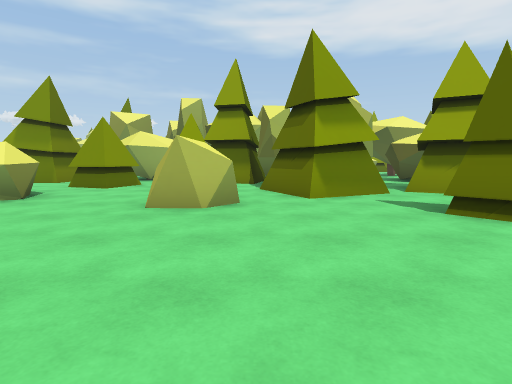
[1] (above)

24 first-person views from a walk through a scene from a Unity 3-D project. The camera is 1.3 m above the floor, tilts 6° down and sees 80° across. The floor is counted in squares, 2 m on a side. Each view is taken from the middle of a square. On the plan, view 1 faces up. The plan holds only what a view shows up to about 10 squares ahead; the rest is blank. The place goes on beyond the plan. The player character is not drawn.

[2]
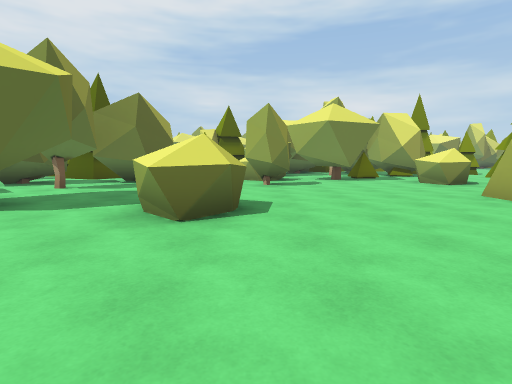

[3]
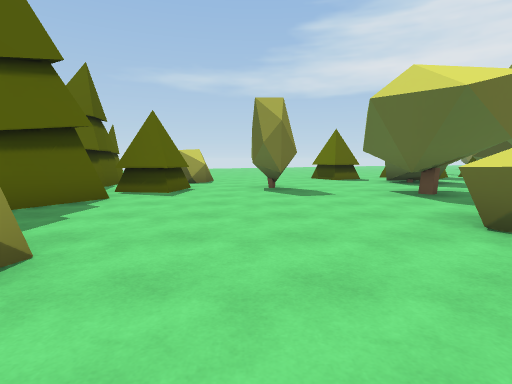

[4]
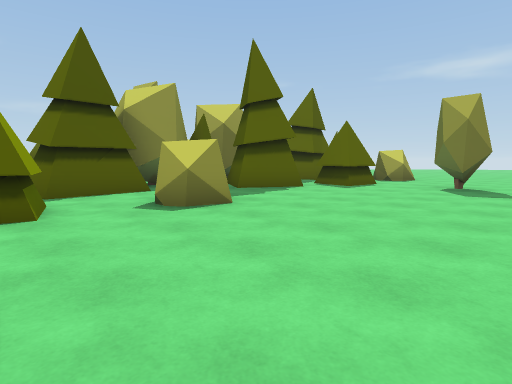

[5]
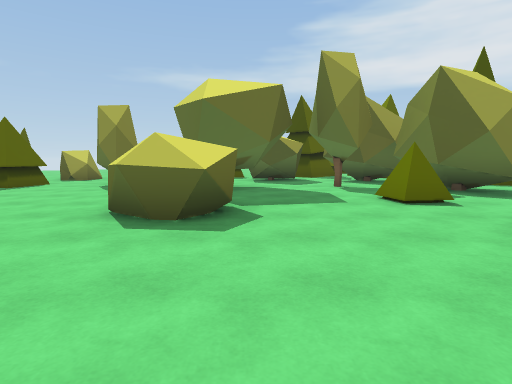

[6]
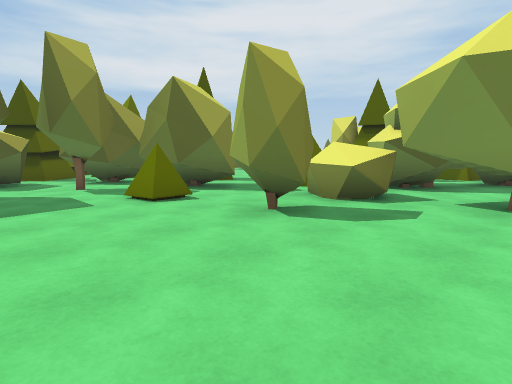

[7]
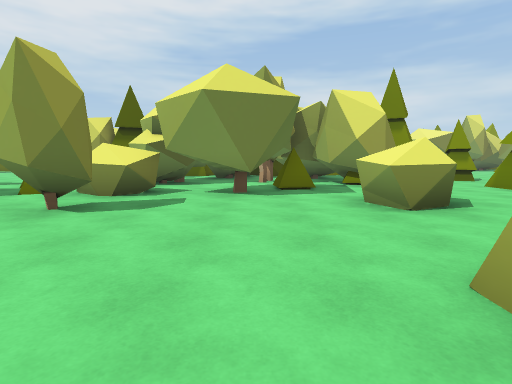

[8]
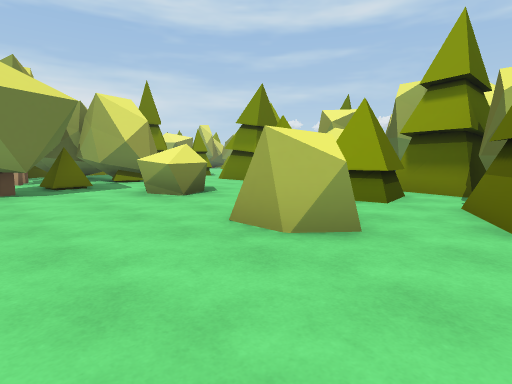

[9]
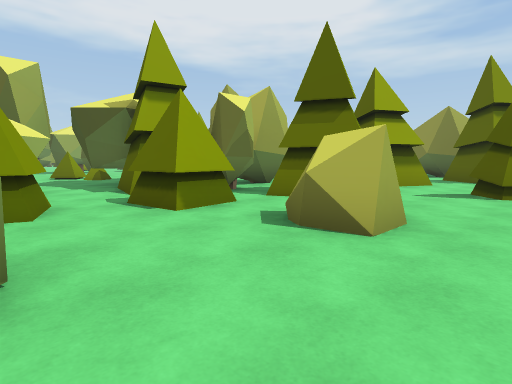

[10]
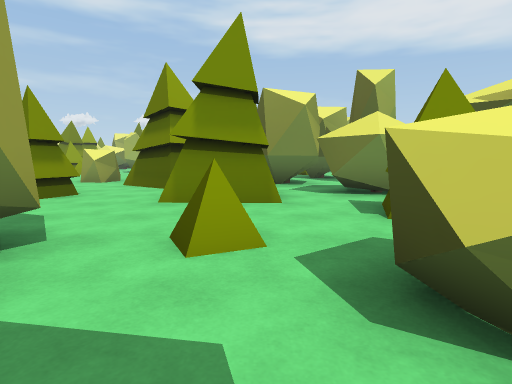

[11]
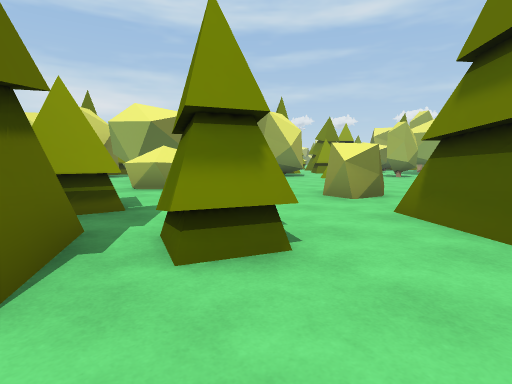

[12]
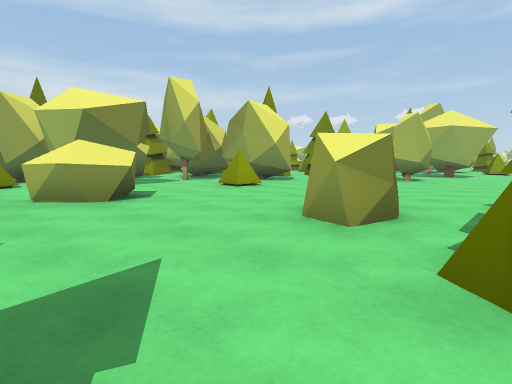

[13]
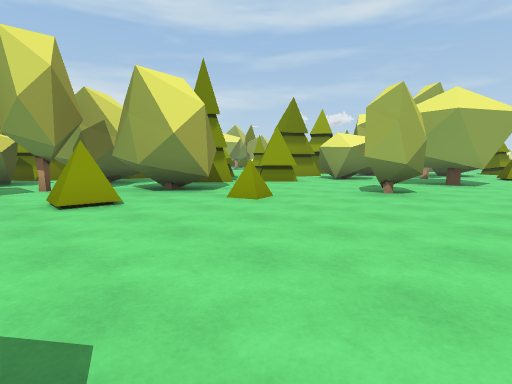

[14]
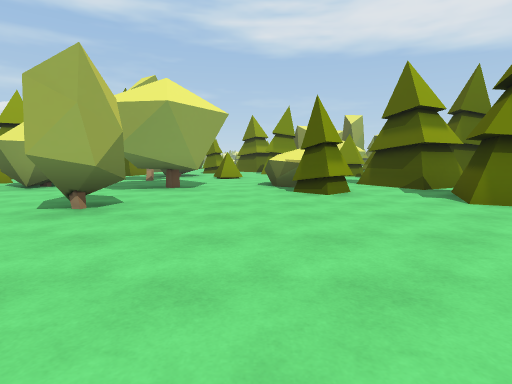

[15]
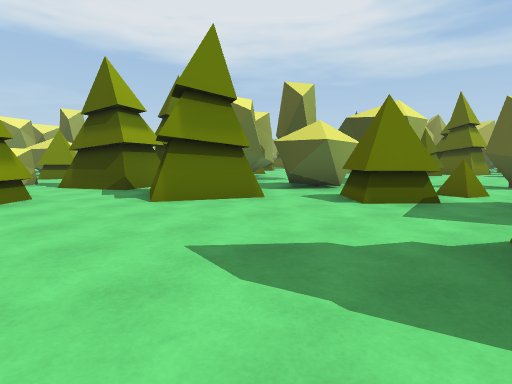

[16]
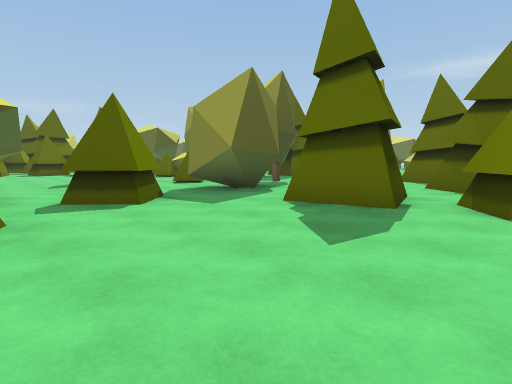

[17]
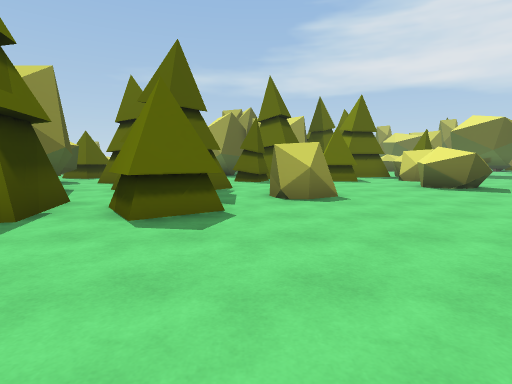

[18]
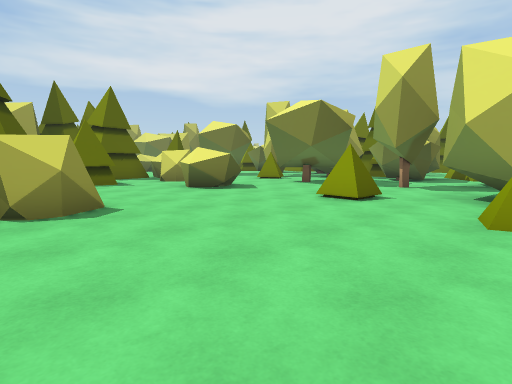

[19]
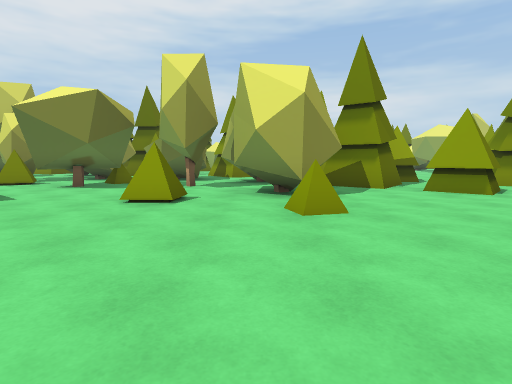

[20]
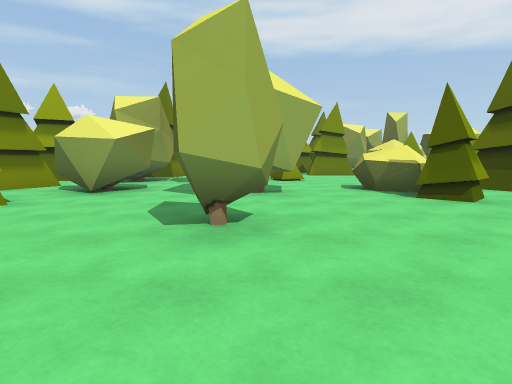

[21]
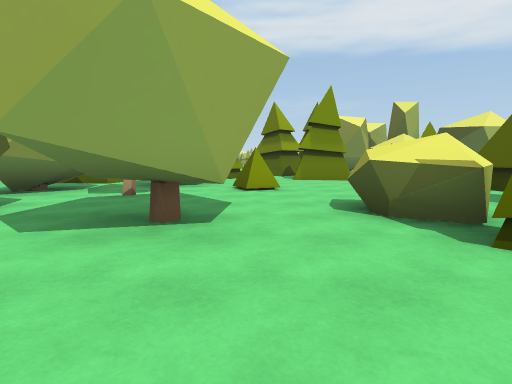

[22]
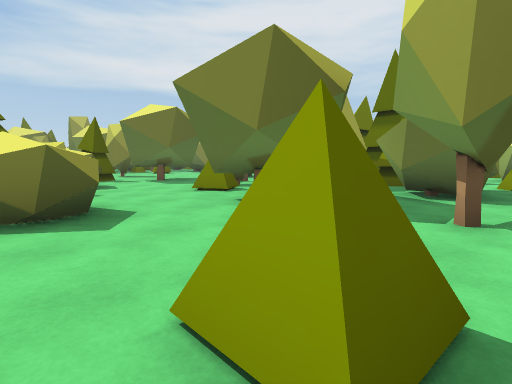

[23]
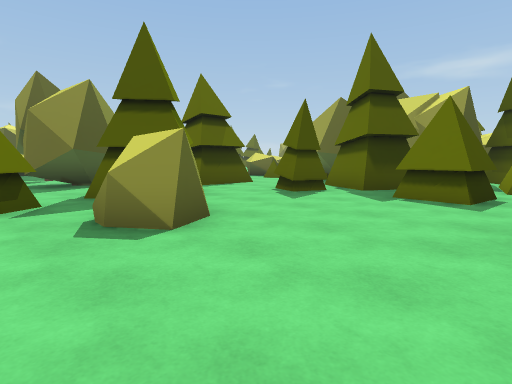

[24]
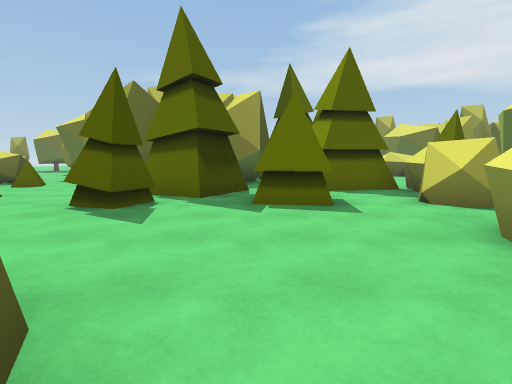

### Floor plan
Key: @ floor where view 1 was taken; # wall or solid block; x gap in a wall; . floor; ^ raised ledge.
Columns run from 23 left of view 1 to 8 right of it. Each row starts with its distance up from view 1.
 26       .##......#.x ##
 25       #..........
 24      ####.# ..#x###
 23      ####.##..^..##
 22     ###.......#..#  #
 21     ####.........####
 20      ##....#.....#####
 19     ##.............x...#...
 18     #. #.#.........##......
 17    ##.##.............#.#...
 16 ####............##.##..
 15 .###.#..#.....### .# .#
 14    #..............  ..#
 13    ####.....#..#.##.#..
 12    ####.#^....###.#. .
 11    ###..^......#...  .#
 10     ##.......#..##.##.##    #
  9     ....#.##.#..##....#####.#
  8     ...##...##.....#...## ..
  7     ##. ##..###....#.##.# .
  6      .#   x## ##..^.....##.##..
  5           .#####..#^..#.......#
  4           ##### #.........#.
  3              ## ##..........##
  2             ######...........###
  1           #  ###.#.............#
  0           #    #.#.#...@....#..#
 -1                 .#.....#^......#
 -2                #...#..........#
 -3                ..##..........##
 -4                .. #x#.##......
 -5                  .........#.#..
 -6                  .##.#....... #
 -7                    ####.....# #

Positions as (right, up) in squares from view 1, and headings:
1: (0, 0), facing up
2: (4, 0), facing left
3: (3, 2), facing down
4: (1, 3), facing down-right
5: (-1, 3), facing down
6: (-1, 3), facing down-left
7: (0, 3), facing left
8: (1, 2), facing up-left
9: (-4, 3), facing up-right
10: (-6, 4), facing up
11: (-8, 8), facing up-left
12: (-9, 10), facing up-left
13: (-10, 14), facing up-left
14: (-10, 16), facing up
15: (-9, 16), facing up-right
16: (-9, 20), facing down-right
17: (-10, 19), facing down
18: (-10, 18), facing down-left
19: (-10, 17), facing left
20: (-12, 17), facing up
21: (-11, 20), facing up
22: (-14, 16), facing down-left
23: (-14, 15), facing down-right
24: (-12, 14), facing down
